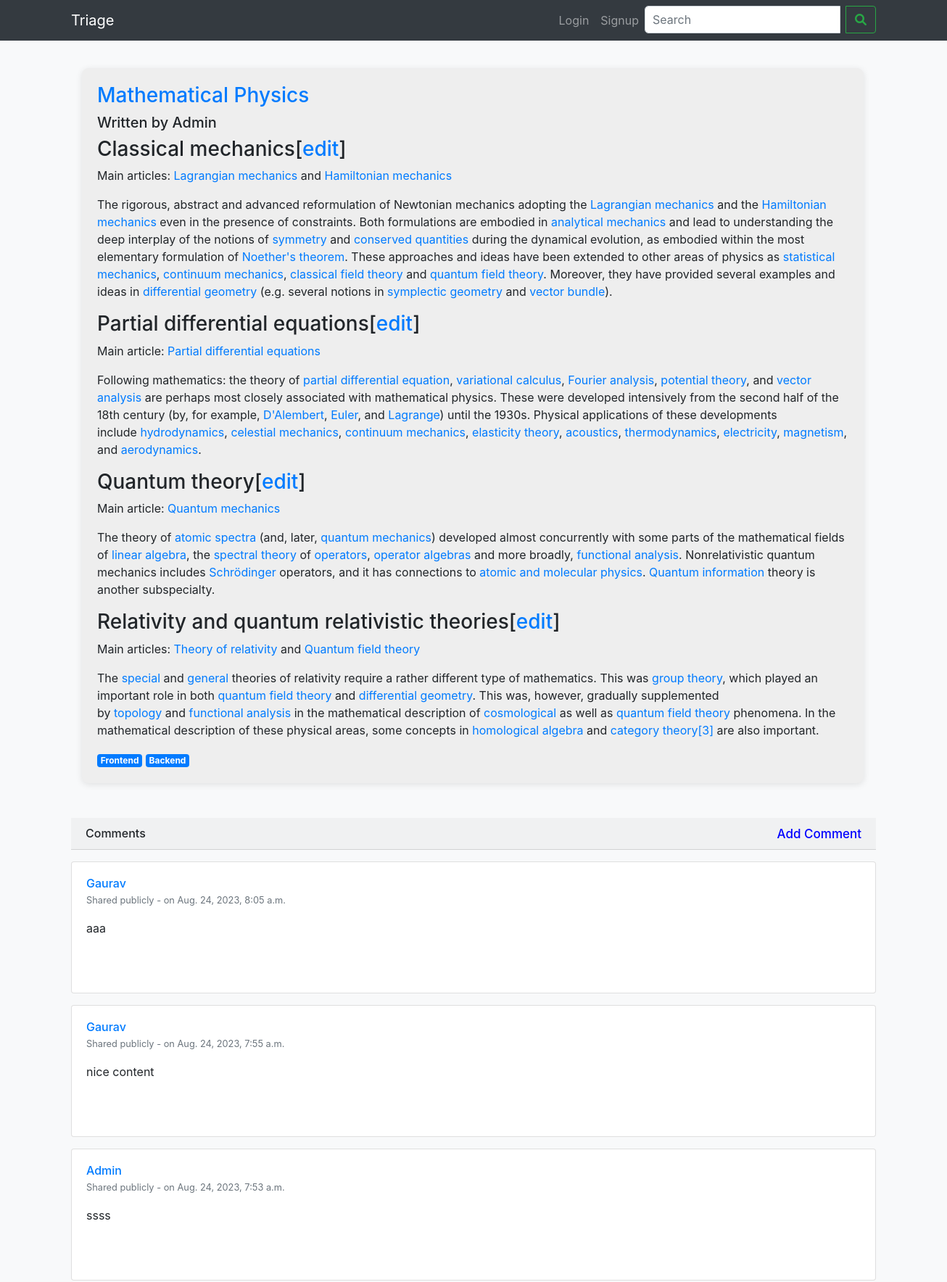
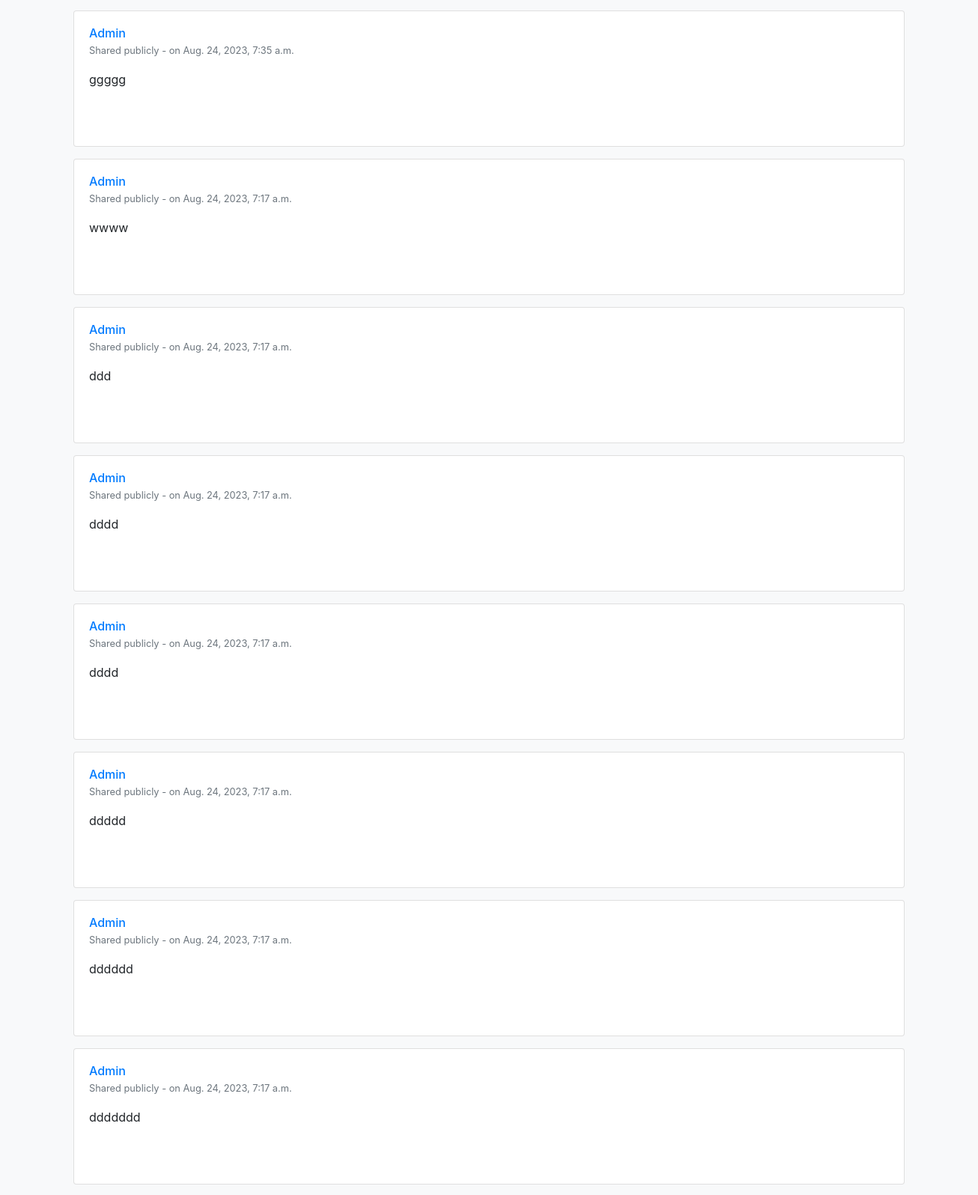
The app's page /readmore/mathematical-physics/ (upper part) with its own data (2 pictures, top to bottom).
### blog/models.py (models this page shows, shortened)
class Blog(models.Model):
    title = models.CharField(max_length=255)
    content = RichTextField(blank=True, null=True)
    category = models.ForeignKey(Category, on_delete=models.CASCADE)
    author = models.ForeignKey(User, on_delete=models.CASCADE)
    created_at = models.DateTimeField(auto_now_add=True)
    updated_at = models.DateTimeField(auto_now=True)
    image = models.ImageField(upload_to='shop/images', blank=True, null=True, default="")
    tags = models.ManyToManyField(to=Tag, blank=True)
    is_deleted = models.BooleanField(default=False)
    slug = models.SlugField(unique=True, allow_unicode=True)

class Tag(models.Model):
    name = models.CharField(max_length=50, unique=True)
    slug = models.SlugField(unique=True, allow_unicode=True)
    def __str__(self):
        return self.name

class Comment(models.Model):
    blog = models.ForeignKey(Blog, on_delete=models.CASCADE)
    user = models.ForeignKey(User, on_delete=models.CASCADE)
    content = models.TextField()
    timestamp = models.DateTimeField(auto_now_add=True)

### blog/views.py (the view)
# urls.py: path('readmore/<slug:slug>/', views.readmore, name='readmore'), # check
def readmore(request, slug):
    blog = Blog.objects.get(slug=slug, is_deleted=False)
    comments = Comment.objects.filter(blog=blog).order_by('-timestamp')
    if request.method == 'POST':
        form = CommentForm(request.POST)
        if form.is_valid():
            comment = form.save(commit=False)
            comment.user = request.user
            comment.blog = blog
            comment.save()
            return redirect('readmore', slug=slug)
    else:
        form = CommentForm()
    context = {'data': blog, 'comments': comments, 'form': form}
    return render(request, 'readmore.html', context)

### blog/forms.py
class CommentForm(forms.ModelForm):
    class Meta:
        model = Comment
        fields = ['content']

### templates/readmore.html (shortened to what this page needs)
{% extends 'base2.html' %}
{% load static %}
{% block content %}
<link
    rel="stylesheet"
    href="https://cdnjs.cloudflare.com/ajax/libs/animate.css/4.1.1/animate.min.css"
  />
{% endblock content %}
{% block body %}
<div class="container">
<div class="container" id='readmore'><br>
  <div class="read-more-card" style="background-color: #eee;">
    <h3 class="read-more-title text-primary">{{ data.title }}</h3>
    <h5 class="read-more-author">Written by {{ data.author }}</h5>
    <div class="read-more-content">
      {{ data.content|safe }}
    </div>
    <div class="read-more-tags">
      {% for tag in data.tags.all %}
        <a href="/tags/{{tag.slug}}/" class="badge badge-primary">
          {{tag}}
        </a>
      {% endfor %}
    </div>
  </div>
</div>
<section>
  <br><br>
  <h6 class="card-header">
    Comments
    <span id="show-comment-form" style="cursor: pointer; color: blue; font-size: 17px; float: right;">Add Comment</span>
  </h6>
  <div>
    {% for comment in comments %}
      <div class="card my-3" id="newa">
        <div class="card-body">
          <div class="d-flex flex-start align-items-center">
            <div>
              <h6 class="fw-bold text-primary mb-1">{{ comment.user.username }}</h6>
              <p class="text-muted small mb-0">
                Shared publicly - on {{ comment.timestamp }}
              </p>
            </div>
          </div>
          <p class="mt-3 mb-4 pb-2">
            {{ comment.content|truncatechars:400 }}
          </p>
        </div>
      </div>
    {% endfor %}
  </div>
</section>
</div>
{% endblock body %}

### static/assets/css/style.css (style rules this page uses)
body { background-color: #f8f9fa; }
body { padding-top: 70px; }
.card-body { height: 220px; overflow: hidden; text-overflow: ellipsis; }
.card { margin: 0 auto; }

### templates/readmore.html (style rules this page uses)
#readmore { width: 127%; max-width: 1251px; }
.read-more-card { background-color: #f8f9fa; padding: 21px; border-radius: 9px; box-shadow: 0px 2px 10px rgba(0, 0, 0, 0.1); max-width: 1078px; width: 120%; }
.card-body { height: 180px; overflow: hidden; text-overflow: ellipsis; }

### records on screen
Blog: title "Mathematical Physics", author "Admin", content "Classical mechanics[ edit ] Main articles: Lagrangian mechanics and Hamiltonian mechanics The rigorous, abstract and advanced reformulation of Newtonian mechanics adopting the Lagrangian mechanics and the Hamiltonian mechanics even in the presence of constraints. Both formulations are embodied in analytical mechanics and lead to understanding the deep interplay of the notions of symmetry and conserved quantities during the dynamical evolution, as embodied within the most elementary formulation of Noether's theorem . These approaches and ideas have been extended to other areas of physics as statistical mechanics , continuum mechanics , classical field theory and quantum field theory .…"
Tag: name "Frontend"
Tag: name "Backend"
Comment: user.username "Gaurav", timestamp "Aug. 24, 2023, 8:05 a.m.", content "aaa"
Comment: user.username "Gaurav", timestamp "Aug. 24, 2023, 7:55 a.m.", content "nice content"
Comment: user.username "Admin", timestamp "Aug. 24, 2023, 7:53 a.m.", content "ssss"
Comment: user.username "Admin", timestamp "Aug. 24, 2023, 7:35 a.m.", content "ggggg"
Comment: user.username "Admin", timestamp "Aug. 24, 2023, 7:17 a.m.", content "wwww"
Comment: user.username "Admin", timestamp "Aug. 24, 2023, 7:17 a.m.", content "ddd"
Comment: user.username "Admin", timestamp "Aug. 24, 2023, 7:17 a.m.", content "dddd"
Comment: user.username "Admin", timestamp "Aug. 24, 2023, 7:17 a.m.", content "dddd"
Comment: user.username "Admin", timestamp "Aug. 24, 2023, 7:17 a.m.", content "ddddd"
Comment: user.username "Admin", timestamp "Aug. 24, 2023, 7:17 a.m.", content "dddddd"
Comment: user.username "Admin", timestamp "Aug. 24, 2023, 7:17 a.m.", content "ddddddd"
